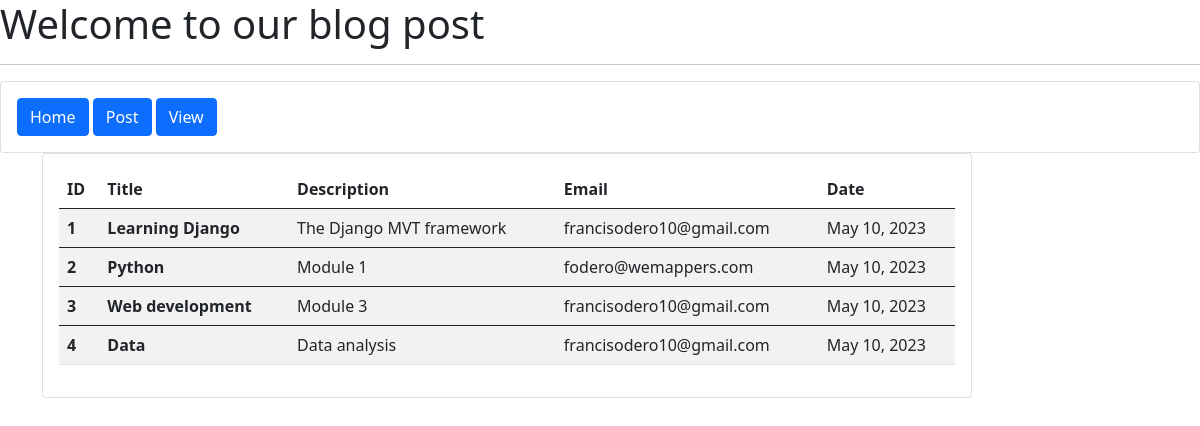
Before: / with the older database file.
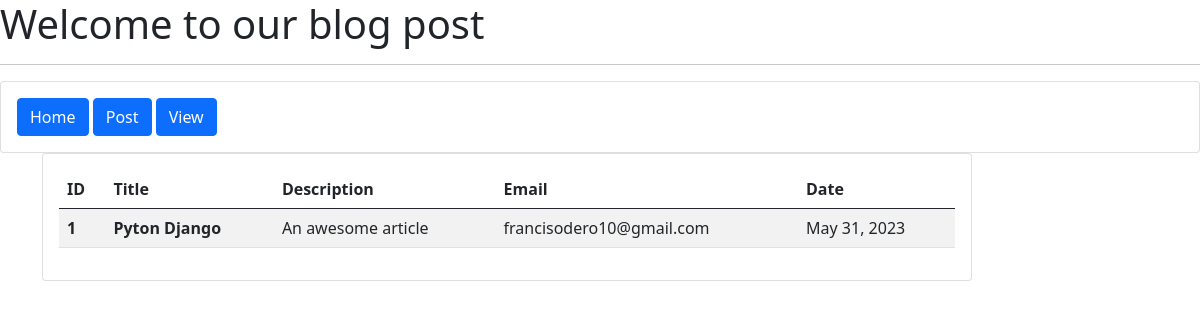
After: the same page with the newer database file.
### app/models.py (models this page shows, shortened)
class Blog(models.Model):
    title = models.CharField(max_length=100)
    description = models.TextField()
    email = models.EmailField(max_length=100)
    date = models.DateField(auto_now_add=True)
    page = models.PositiveIntegerField(default=0)
    image = models.ImageField(upload_to='images/')

### app/views.py (the view)
# urls.py: path('',home,name='home'),
def home(request):
    blog = Blog.objects.all()
    blog_one = Blog.objects.get(id=1)
    context = {
        'blog':blog,
        'blog_one':blog_one
        }
    return render(request,'home.html',context)

### app/templates/home.html (shortened to what this page needs)
<html>
    <head>
        <link href="https://cdn.jsdelivr.net/npm/bootstrap@5.0.2/dist/css/bootstrap.min.css" rel="stylesheet">
    </head>
    <body>
        <h1>Welcome to our blog post</h1>
        <hr>
        <div class="card card-body">
            <div class="col-md-10">
                <a href="{% url 'home' %}" class="btn btn-primary">Home</a>
                <a href="{% url 'post' %}" class="btn btn-primary">Post</a>
                <a href="{% url 'post_view' %}" class="btn btn-primary">View</a>
            </div>
        </div>
        <div class="container">
            <div class="col-md-10">
                <div class="card card-body">
                    <table class="table table-striped table-hover" style="overflow: auto;">
                        <thead>
                            <tr>
                              <th scope="col">ID</th>
                              <th scope="col">Title</th>
                              <th scope="col">Description</th>
                              <th scope="col">Email</th>
                              <th scope="col">Date</th>
                            </tr>
                          </thead>
                          {% for blog in blog %}
                          <tbody >
                              <th scope="row">{{blog.id}}</th>
                              <td><b>{{blog.title}}</b></td>
                              <td>{{blog.description}}</td>
                              <td>{{blog.email}}</td>
                              <td>{{blog.date}}</td>
                          </tbody>
                          {% endfor %}
                    </table>
                </div>
            </div>
        </div>
    </body>
</html>

Changed rows visible on the page:
removed Blog: id "2", title "Python", description "Module 1", email "fodero@wemappers.com", date "May 10, 2023"
removed Blog: id "3", title "Web development", description "Module 3", email "francisodero10@gmail.com", date "May 10, 2023"
removed Blog: id "4", title "Data", description "Data analysis", email "francisodero10@gmail.com", date "May 10, 2023"
changed Blog "francisodero10@gmail.com": title "Learning Django" → "Pyton Django"; description "The Django MVT framework" → "An awesome article"; date "May 10, 2023" → "May 31, 2023"
